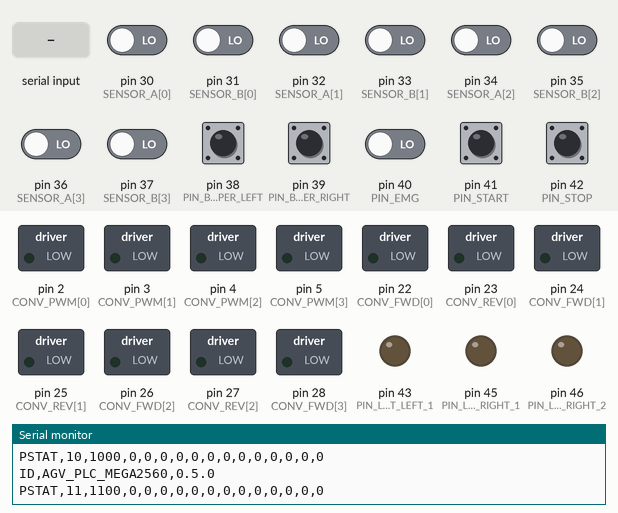
This sketch was run on a simulated Arduino Mega 2560, built with avr-gcc and run on an emulated ATmega2560. On the bench: switched loads named in the sketch (green lamp = pin HIGH), output pins drawn as LEDs (lit = HIGH), the last lines printed to the serial monitor. The test bench sets the inputs (shaded band); at power-on: pin 30 (SENSOR_A[0]), pin 31 (SENSOR_B[0]), pin 32 (SENSOR_A[1]), pin 33 (SENSOR_B[1]), pin 34 (SENSOR_A[2]), pin 35 (SENSOR_B[2]), pin 36 (SENSOR_A[3]), pin 37 (SENSOR_B[3]), pin 38 (PIN_BUMPER_LEFT), pin 39 (PIN_BUMPER_RIGHT), pin 40 (PIN_EMG), pin 41 (PIN_START), pin 42 (PIN_STOP) LOW.

Above: at 1.2 s.
1.3 s: "LED,90,45\n" received over Serial
At 1.8 s:
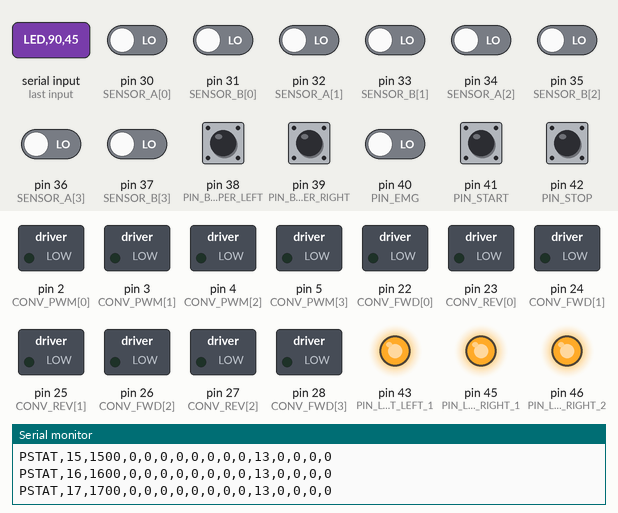
Timing chart, 0 to 4.3 s (numbered marks = the images above; inputs shaded):
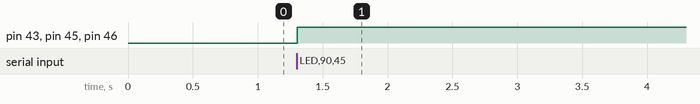

The sketch:

mega2560_plc.ino
```cpp
#include <Arduino.h>

// ============================================================================
// USER HARDWARE CONFIG
// ----------------------------------------------------------------------------
// These are Arduino Mega pin numbers used only as a clean, compilable default.
// Change them to match the terminal/pin mapping of YOUR Mega2560 PLC board.
// Do not connect 24 V industrial sensors directly to bare Arduino MCU pins.
// Use the PLC board's conditioned/isolated inputs as intended by its hardware.
// ============================================================================

constexpr uint8_t CONVEYOR_COUNT = 4;
constexpr uint8_t SENSOR_COUNT = 8;

// Four conveyors. Each driver is assumed to have FORWARD + REVERSE + PWM.
// If your driver has a different interface, only the functions in the
// "Conveyor outputs" section need to be adapted.
const uint8_t CONV_PWM[CONVEYOR_COUNT] = {2, 3, 4, 5};
const uint8_t CONV_FWD[CONVEYOR_COUNT] = {22, 24, 26, 28};
const uint8_t CONV_REV[CONVEYOR_COUNT] = {23, 25, 27, 29};

// Two sensors per conveyor:
// Conveyor 1 -> A=30, B=31
// Conveyor 2 -> A=32, B=33
// Conveyor 3 -> A=34, B=35
// Conveyor 4 -> A=36, B=37
const uint8_t SENSOR_A[CONVEYOR_COUNT] = {30, 32, 34, 36};
const uint8_t SENSOR_B[CONVEYOR_COUNT] = {31, 33, 35, 37};

// ---------------------------------------------------------------------------
// Fork lift (OPTIONAL). Disabled by default so existing wiring is not touched.
// Set FORK_ENABLED = true and CHECK THE PINS against your wiring first.
// Safety: the fork only moves while commands keep arriving (FORK_CMD_TIMEOUT_MS),
// stops on the limit switches and on the emergency stop, and never drives UP and
// DOWN at the same time.
// ---------------------------------------------------------------------------
constexpr bool FORK_ENABLED = false;
constexpr uint8_t PIN_FORK_UP = 47;           // contactor / valve: lift UP
constexpr uint8_t PIN_FORK_DOWN = 48;         // contactor / valve: lift DOWN
constexpr uint8_t PIN_FORK_PWM = 6;           // speed (PWM) or enable; any free PWM pin
constexpr uint8_t PIN_FORK_TOP = 49;          // top limit switch
constexpr uint8_t PIN_FORK_BOTTOM = 50;       // bottom limit switch
constexpr uint8_t PIN_FORK_HEIGHT_ADC = A8;   // height sensor (potentiometer / linear sensor)
constexpr bool FORK_LIMIT_ACTIVE_HIGH = true;
constexpr uint32_t FORK_CMD_TIMEOUT_MS = 400;
constexpr uint32_t FORK_DEADTIME_MS = 150;    // pause when reversing direction

// Robot I/O.
constexpr uint8_t PIN_BUMPER_LEFT = 38;
constexpr uint8_t PIN_BUMPER_RIGHT = 39;
constexpr uint8_t PIN_EMG = 40;
constexpr uint8_t PIN_START = 41;
constexpr uint8_t PIN_STOP = 42;

// Four signal outputs: two on each side.
constexpr uint8_t PIN_LIGHT_LEFT_1 = 43;
constexpr uint8_t PIN_LIGHT_LEFT_2 = 44;
constexpr uint8_t PIN_LIGHT_RIGHT_1 = 45;
constexpr uint8_t PIN_LIGHT_RIGHT_2 = 46;
const uint8_t LIGHT_PINS[4] = {
  PIN_LIGHT_LEFT_1,
  PIN_LIGHT_LEFT_2,
  PIN_LIGHT_RIGHT_1,
  PIN_LIGHT_RIGHT_2
};

// Change these to suit the electrical behavior of the actual PLC board.
constexpr bool SENSOR_ACTIVE_HIGH = true;
constexpr bool BUMPER_ACTIVE_HIGH = true;
constexpr bool EMG_ACTIVE_HIGH = true;
constexpr bool START_ACTIVE_HIGH = true;
constexpr bool STOP_ACTIVE_HIGH = true;
constexpr bool OUTPUT_ACTIVE_HIGH = true;

// Input pin modes: INPUT or INPUT_PULLUP.
// Floating inputs read random values. If a switch/sensor contact goes straight
// to a bare Mega pin, use INPUT_PULLUP. For EMG/STOP wire a NORMALLY-CLOSED
// contact to GND with INPUT_PULLUP and *_ACTIVE_HIGH = true: a broken wire then
// reads as "pressed" (fail-safe). Keep INPUT if the PLC board's conditioned /
// isolated inputs already drive the pin actively.
constexpr uint8_t SENSOR_PIN_MODE = INPUT;
constexpr uint8_t SAFETY_PIN_MODE = INPUT;   // bumpers, EMG, START, STOP

// Receive means conveyor direction A -> B.
// Send means direction B -> A.
// Change a sign to -1 if that conveyor's physical motor direction is opposite.
const int8_t CONVEYOR_DIRECTION_SIGN[CONVEYOR_COUNT] = {1, 1, 1, 1};

// Local safety behavior.
constexpr bool BUMPER_STOPS_CONVEYORS = true;
constexpr uint32_t MAX_RUN_TIME_MS = 15000;  // Hard local maximum, even if HMI asks for infinity.
constexpr uint32_t STATUS_PERIOD_MS = 100;   // 10 Hz status to ROS.
constexpr uint32_t ID_PERIOD_MS = 1000;
constexpr uint32_t SERIAL_BAUD = 115200;

// ============================================================================
// Runtime state
// ============================================================================

enum ConveyorMode : uint8_t {
  MODE_IDLE = 0,
  MODE_RECEIVE = 1,
  MODE_SEND = 2,
  MODE_FAULT = 3,
};

struct ConveyorRuntime {
  ConveyorMode mode;
  uint8_t speedPercent;
  uint32_t startedMs;
  uint32_t requestedDurationMs;
  bool cargoPresent;
  bool sendSawSensorA;
  bool fault;
};

ConveyorRuntime conveyor[CONVEYOR_COUNT];
uint32_t statusSequence = 0;
uint8_t lightMask = 0;

// ============================================================================
// Helpers
// ============================================================================

bool readActive(uint8_t pin, bool activeHigh) {
  const bool raw = digitalRead(pin) == HIGH;
  return activeHigh ? raw : !raw;
}

void writeActive(uint8_t pin, bool on) {
  digitalWrite(pin, (on == OUTPUT_ACTIVE_HIGH) ? HIGH : LOW);
}

uint8_t speedPercentToPwm(uint8_t percent) {
  percent = constrain(percent, 0, 100);
  return static_cast<uint8_t>((static_cast<uint16_t>(percent) * 255U) / 100U);
}

bool sensorA(uint8_t index) {
  return readActive(SENSOR_A[index], SENSOR_ACTIVE_HIGH);
}

bool sensorB(uint8_t index) {
  return readActive(SENSOR_B[index], SENSOR_ACTIVE_HIGH);
}

bool bumperLeft() {
  return readActive(PIN_BUMPER_LEFT, BUMPER_ACTIVE_HIGH);
}

bool bumperRight() {
  return readActive(PIN_BUMPER_RIGHT, BUMPER_ACTIVE_HIGH);
}

bool emergencyActive() {
  return readActive(PIN_EMG, EMG_ACTIVE_HIGH);
}

bool startPressed() {
  return readActive(PIN_START, START_ACTIVE_HIGH);
}

bool stopPressed() {
  return readActive(PIN_STOP, STOP_ACTIVE_HIGH);
}

// ============================================================================
// Conveyor outputs
// ============================================================================

void stopConveyorHardware(uint8_t index) {
  writeActive(CONV_FWD[index], false);
  writeActive(CONV_REV[index], false);
  analogWrite(CONV_PWM[index], 0);
}

void driveConveyorHardware(uint8_t index, int direction, uint8_t speedPercent) {
  if (CONVEYOR_DIRECTION_SIGN[index] < 0) {
    direction = -direction;
  }

  // Always remove direction drive before changing direction.
  writeActive(CONV_FWD[index], false);
  writeActive(CONV_REV[index], false);
  analogWrite(CONV_PWM[index], 0);

  if (direction > 0) {
    writeActive(CONV_FWD[index], true);
  } else if (direction < 0) {
    writeActive(CONV_REV[index], true);
  } else {
    return;
  }

  analogWrite(CONV_PWM[index], speedPercentToPwm(speedPercent));
}

void setIdle(uint8_t index) {
  stopConveyorHardware(index);
  conveyor[index].mode = MODE_IDLE;
  conveyor[index].speedPercent = 0;
  conveyor[index].startedMs = 0;
  conveyor[index].requestedDurationMs = 0;
  conveyor[index].sendSawSensorA = false;
}

void stopAllConveyors() {
  for (uint8_t i = 0; i < CONVEYOR_COUNT; ++i) {
    setIdle(i);
  }
}

void startConveyor(uint8_t index, ConveyorMode mode, uint8_t speedPercent, uint32_t durationMs) {
  if (index >= CONVEYOR_COUNT) return;

  // Safety inputs have priority over software commands.
  if (emergencyActive() || stopPressed() ||
      (BUMPER_STOPS_CONVEYORS && (bumperLeft() || bumperRight()))) {
    setIdle(index);
    return;
  }

  conveyor[index].fault = false;
  conveyor[index].mode = mode;
  conveyor[index].speedPercent = constrain(speedPercent, 0, 100);
  conveyor[index].startedMs = millis();
  conveyor[index].requestedDurationMs = durationMs;
  conveyor[index].sendSawSensorA = false;

  if (conveyor[index].speedPercent == 0) {
    setIdle(index);
    return;
  }

  if (mode == MODE_RECEIVE) {
    // Sensor A = receiving end, sensor B = opposite end.
    // If cargo is already at B, do not drive into it.
    if (sensorB(index)) {
      conveyor[index].cargoPresent = true;
      setIdle(index);
      return;
    }
    driveConveyorHardware(index, +1, conveyor[index].speedPercent);
  } else if (mode == MODE_SEND) {
    driveConveyorHardware(index, -1, conveyor[index].speedPercent);
  } else {
    setIdle(index);
  }
}

// ============================================================================
// Signal lights
// ============================================================================

void applyLightMask(uint8_t mask) {
  lightMask = mask & 0x0F;
  for (uint8_t i = 0; i < 4; ++i) {
    writeActive(LIGHT_PINS[i], (lightMask & (1U << i)) != 0);
  }
}

// ============================================================================
// Local state machine
// ============================================================================

void updateConveyors() {
  const uint32_t now = millis();
  const bool safetyStop = emergencyActive() || stopPressed() ||
      (BUMPER_STOPS_CONVEYORS && (bumperLeft() || bumperRight()));

  if (safetyStop) {
    stopAllConveyors();
    return;
  }

  for (uint8_t i = 0; i < CONVEYOR_COUNT; ++i) {
    ConveyorRuntime &c = conveyor[i];

    // If either end sensor currently sees cargo while idle, remember that cargo
    // exists. We intentionally do NOT clear cargo just because both end sensors
    // are off: cargo can be physically between the two sensors.
    if (c.mode == MODE_IDLE && (sensorA(i) || sensorB(i))) {
      c.cargoPresent = true;
    }

    if (c.mode == MODE_IDLE || c.mode == MODE_FAULT) {
      continue;
    }

    const uint32_t elapsed = now - c.startedMs;

    // Requested HMI duration is a normal stop, not a fault. Duration 0 means
    // "run until sensor completes the transfer", but MAX_RUN_TIME_MS remains
    // an independent hard safety limit.
    if (c.requestedDurationMs > 0 && elapsed >= c.requestedDurationMs) {
      setIdle(i);
      continue;
    }

    if (elapsed >= MAX_RUN_TIME_MS) {
      stopConveyorHardware(i);
      c.mode = MODE_FAULT;
      c.fault = true;
      c.speedPercent = 0;
      continue;
    }

    if (c.mode == MODE_RECEIVE) {
      // Receive A -> B. Stop when cargo reaches sensor B.
      if (sensorB(i)) {
        c.cargoPresent = true;
        setIdle(i);
      }
    } else if (c.mode == MODE_SEND) {
      // Send B -> A. Observe cargo arriving at A, then stop after it clears A;
      // this means the cargo has left the conveyor through the A side.
      if (sensorA(i)) {
        c.sendSawSensorA = true;
      }
      if (c.sendSawSensorA && !sensorA(i)) {
        c.cargoPresent = false;
        setIdle(i);
      }
    }
  }
}

// ============================================================================
// Serial protocol
// Host -> PLC:
//   CV,<seq>,<id>,R|S|X,<speed>,<duration_ms>
//   LED,<seq>,<mask>
//   STOPALL,<seq>
// ============================================================================

// ---- fork lift state ----
char forkDir = 'S';
uint8_t forkSpeed = 0;
uint32_t forkLastCmdMs = 0;
uint32_t forkDeadUntilMs = 0;
uint8_t forkApplied = 0;       // 0 stop, 1 up, 2 down
uint8_t forkFault = 0;         // 1 = both limit switches active (wiring), 2 = emergency stop active while commanded

bool forkTop() { return readActive(PIN_FORK_TOP, FORK_LIMIT_ACTIVE_HIGH); }
bool forkBottom() { return readActive(PIN_FORK_BOTTOM, FORK_LIMIT_ACTIVE_HIGH); }

void forkOutputs(uint8_t dir, uint8_t speed) {
  digitalWrite(PIN_FORK_UP, LOW);
  digitalWrite(PIN_FORK_DOWN, LOW);
  analogWrite(PIN_FORK_PWM, 0);
  if (dir == 1) { digitalWrite(PIN_FORK_UP, HIGH); }
  if (dir == 2) { digitalWrite(PIN_FORK_DOWN, HIGH); }
  if (dir != 0) { analogWrite(PIN_FORK_PWM, speedPercentToPwm(speed)); }
  forkApplied = dir;
}

void updateFork() {
  if (!FORK_ENABLED) return;
  const uint32_t now = millis();
  uint8_t want = 0;
  if (forkDir == 'U') want = 1;
  else if (forkDir == 'D') want = 2;
  const bool top = forkTop(), bottom = forkBottom();
  forkFault = (top && bottom) ? 1 : 0;                                      // both limits at once = wiring fault
  if (now - forkLastCmdMs > FORK_CMD_TIMEOUT_MS) want = 0;                  // nobody is commanding: stop
  if (emergencyActive()) { if (want != 0) forkFault = 2; want = 0; }
  if (forkFault == 1) want = 0;
  if (want == 1 && top) want = 0;
  if (want == 2 && bottom) want = 0;

  if (want == 0) {
    if (forkApplied != 0) { forkOutputs(0, 0); forkDeadUntilMs = now + FORK_DEADTIME_MS; }
    return;
  }
  if (want != forkApplied) {
    if (forkApplied != 0) {                                                 // reversing: release first
      forkOutputs(0, 0);
      forkDeadUntilMs = now + FORK_DEADTIME_MS;
      return;
    }
    if (now < forkDeadUntilMs) return;                                      // wait out the dead time
    forkOutputs(want, forkSpeed);
    return;
  }
  analogWrite(PIN_FORK_PWM, speedPercentToPwm(forkSpeed));                  // same direction: follow speed changes
}

void publishForkStatus() {
  if (!FORK_ENABLED) return;
  static uint32_t forkSeq = 0;
  ++forkSeq;
  Serial.print("FSTAT,");
  Serial.print(forkSeq);
  Serial.print(",");
  Serial.print(analogRead(PIN_FORK_HEIGHT_ADC));
  Serial.print(",");
  Serial.print(forkTop() ? 1 : 0);
  Serial.print(",");
  Serial.print(forkBottom() ? 1 : 0);
  Serial.print(",");
  Serial.print(forkApplied != 0 ? 1 : 0);
  Serial.print(",");
  Serial.println(forkFault);
}

void handleLine(char *line) {
  long seq = 0;
  char forkCmd = 0;
  int forkPct = 0;
  if (sscanf(line, "FORK,%ld,%c,%d", &seq, &forkCmd, &forkPct) == 3) {
    (void)seq;
    if (forkCmd == 'U' || forkCmd == 'D' || forkCmd == 'S') {
      forkDir = forkCmd;
      forkSpeed = static_cast<uint8_t>(constrain(forkPct, 0, 100));
      forkLastCmdMs = millis();
    }
    return;
  }
  int conveyorId = 0;
  char mode = 0;
  int speed = 0;
  unsigned long durationMs = 0;

  if (sscanf(line, "CV,%ld,%d,%c,%d,%lu", &seq, &conveyorId, &mode, &speed, &durationMs) == 5) {
    (void)seq;
    if (conveyorId < 1 || conveyorId > CONVEYOR_COUNT) return;
    const uint8_t index = static_cast<uint8_t>(conveyorId - 1);

    if (mode == 'R') {
      startConveyor(index, MODE_RECEIVE, static_cast<uint8_t>(constrain(speed, 0, 100)), durationMs);
    } else if (mode == 'S') {
      startConveyor(index, MODE_SEND, static_cast<uint8_t>(constrain(speed, 0, 100)), durationMs);
    } else if (mode == 'X') {
      conveyor[index].fault = false;
      setIdle(index);
    }
    return;
  }

  int ledMask = 0;
  if (sscanf(line, "LED,%ld,%d", &seq, &ledMask) == 2) {
    (void)seq;
    applyLightMask(static_cast<uint8_t>(ledMask));
    return;
  }

  if (sscanf(line, "STOPALL,%ld", &seq) == 1) {
    (void)seq;
    stopAllConveyors();
    return;
  }
}

// Non-blocking line assembler (replaces readBytesUntil, which returned partial
// lines on a >2 ms gap between bytes and blocked the safety loop).
void parseSerialInput() {
  static char buffer[128];
  static size_t len = 0;
  static bool overflow = false;

  while (Serial.available() > 0) {
    const int c = Serial.read();
    if (c < 0) break;

    if (c == '\n' || c == '\r') {
      if (len > 0 && !overflow) {
        buffer[len] = '\0';
        handleLine(buffer);
      }
      len = 0;
      overflow = false;
      continue;
    }

    if (len < sizeof(buffer) - 1) {
      buffer[len++] = static_cast<char>(c);
    } else {
      overflow = true;
    }
  }
}

// ============================================================================
// PLC -> ROS status
// ============================================================================

uint8_t buildSensorMask() {
  uint8_t mask = 0;
  for (uint8_t i = 0; i < CONVEYOR_COUNT; ++i) {
    if (sensorA(i)) mask |= 1U << (i * 2);
    if (sensorB(i)) mask |= 1U << (i * 2 + 1);
  }
  return mask;
}

uint8_t buildCargoMask() {
  uint8_t mask = 0;
  for (uint8_t i = 0; i < CONVEYOR_COUNT; ++i) {
    if (conveyor[i].cargoPresent) mask |= 1U << i;
  }
  return mask;
}

uint8_t buildRunningMask() {
  uint8_t mask = 0;
  for (uint8_t i = 0; i < CONVEYOR_COUNT; ++i) {
    if (conveyor[i].mode == MODE_RECEIVE || conveyor[i].mode == MODE_SEND) {
      mask |= 1U << i;
    }
  }
  return mask;
}

uint8_t buildFaultMask() {
  uint8_t mask = 0;
  for (uint8_t i = 0; i < CONVEYOR_COUNT; ++i) {
    if (conveyor[i].fault || conveyor[i].mode == MODE_FAULT) mask |= 1U << i;
  }
  return mask;
}

void publishStatus() {
  uint8_t bumperMask = 0;
  if (bumperLeft()) bumperMask |= 0x01;
  if (bumperRight()) bumperMask |= 0x02;

  ++statusSequence;
  Serial.print("PSTAT,");
  Serial.print(statusSequence);
  Serial.print(',');
  Serial.print(millis());
  Serial.print(',');
  Serial.print(buildSensorMask());
  Serial.print(',');
  Serial.print(bumperMask);
  Serial.print(',');
  Serial.print(emergencyActive() ? 1 : 0);
  Serial.print(',');
  Serial.print(startPressed() ? 1 : 0);
  Serial.print(',');
  Serial.print(stopPressed() ? 1 : 0);
  Serial.print(',');
  Serial.print(buildCargoMask());
  Serial.print(',');
  Serial.print(buildRunningMask());
  Serial.print(',');
  Serial.print(buildFaultMask());
  Serial.print(',');
  Serial.print(lightMask);

  for (uint8_t i = 0; i < CONVEYOR_COUNT; ++i) {
    Serial.print(',');
    Serial.print(static_cast<uint8_t>(conveyor[i].mode));
  }
  Serial.println();
}

void setup() {
  Serial.begin(SERIAL_BAUD);
  Serial.setTimeout(2);

  for (uint8_t i = 0; i < CONVEYOR_COUNT; ++i) {
    pinMode(CONV_FWD[i], OUTPUT);
    pinMode(CONV_REV[i], OUTPUT);
    pinMode(CONV_PWM[i], OUTPUT);
    pinMode(SENSOR_A[i], SENSOR_PIN_MODE);
    pinMode(SENSOR_B[i], SENSOR_PIN_MODE);

    conveyor[i].mode = MODE_IDLE;
    conveyor[i].speedPercent = 0;
    conveyor[i].startedMs = 0;
    conveyor[i].requestedDurationMs = 0;
    conveyor[i].cargoPresent = false;
    conveyor[i].sendSawSensorA = false;
    conveyor[i].fault = false;
    stopConveyorHardware(i);
  }

  pinMode(PIN_BUMPER_LEFT, SAFETY_PIN_MODE);
  pinMode(PIN_BUMPER_RIGHT, SAFETY_PIN_MODE);
  pinMode(PIN_EMG, SAFETY_PIN_MODE);
  pinMode(PIN_START, SAFETY_PIN_MODE);
  pinMode(PIN_STOP, SAFETY_PIN_MODE);

  for (uint8_t i = 0; i < 4; ++i) {
    pinMode(LIGHT_PINS[i], OUTPUT);
  }
  applyLightMask(0);

  if (FORK_ENABLED) {
    pinMode(PIN_FORK_UP, OUTPUT);
    pinMode(PIN_FORK_DOWN, OUTPUT);
    pinMode(PIN_FORK_PWM, OUTPUT);
    pinMode(PIN_FORK_TOP, SAFETY_PIN_MODE);
    pinMode(PIN_FORK_BOTTOM, SAFETY_PIN_MODE);
    forkOutputs(0, 0);
  }

  delay(50);
  Serial.println("ID,AGV_PLC_MEGA2560,0.5.0");
}

void loop() {
  static uint32_t lastStatusMs = 0;
  static uint32_t lastIdMs = 0;

  parseSerialInput();
  updateConveyors();
  updateFork();

  const uint32_t now = millis();
  if (now - lastStatusMs >= STATUS_PERIOD_MS) {
    lastStatusMs = now;
    publishStatus();
    publishForkStatus();
  }

  // Periodic identity makes passive auto-detection reliable even when the ROS
  // bridge starts long after the PLC firmware has already booted.
  if (now - lastIdMs >= ID_PERIOD_MS) {
    lastIdMs = now;
    Serial.println("ID,AGV_PLC_MEGA2560,0.5.0");
  }
}
```

Measured:
- after the input at 1.3 s, pin 43 (PIN_LIGHT_LEFT_1), pin 45 (PIN_LIGHT_RIGHT_1), pin 46 (PIN_LIGHT_RIGHT_2): LOW → HIGH at once
